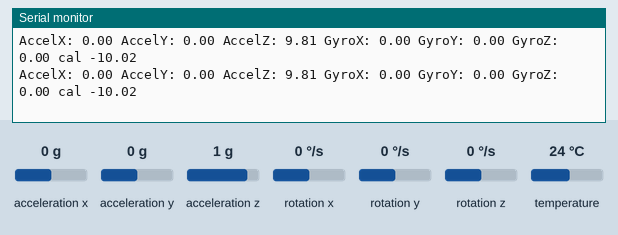
Recording of a sketch running on a simulated Arduino Uno, built with avr-gcc and run on an emulated ATmega328P. On the bench: the last lines printed to the serial monitor. The inputs (shaded band) are chosen by the test bench; at power-on: acceleration x 0 g, acceleration y 0 g, acceleration z 1 g, rotation x 0 °/s, rotation y 0 °/s, rotation z 0 °/s, temperature 24 °C.

Above: at 1.2 s.
1.3 s: acceleration x set to -0.8 g
At 1.5 s:
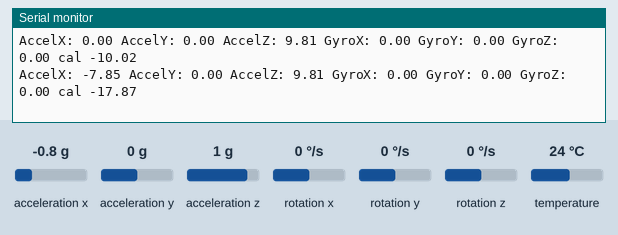
4.3 s: acceleration y set to -1.4 g
At 4.4 s:
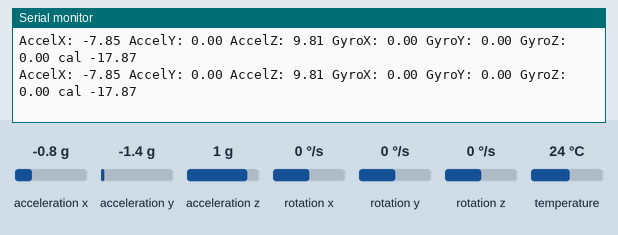
7.3 s: acceleration x set to 0 g
At 7.35 s:
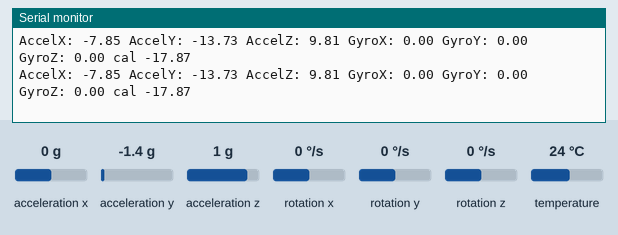
10.3 s: acceleration z set to -1.4 g
At 10.41 s:
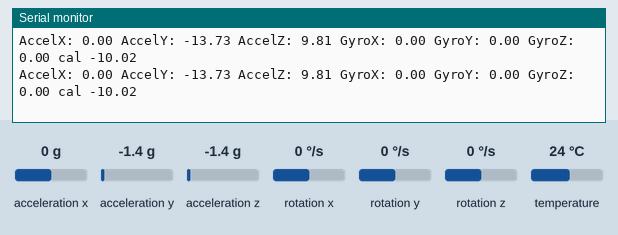
13.3 s: rotation x set to -192 °/s
At 13.38 s:
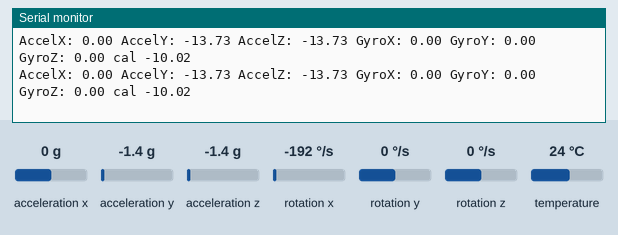
16.3 s: acceleration y set to -0.8 g
At 16.38 s:
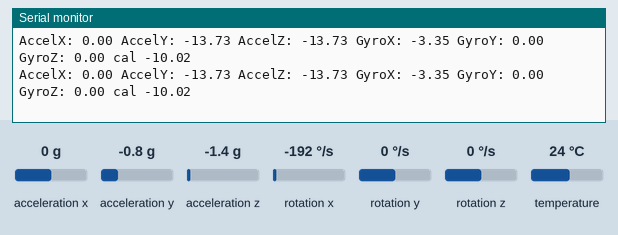
Timing chart, 0 to 19.3 s (numbered marks = the images above; inputs shaded):
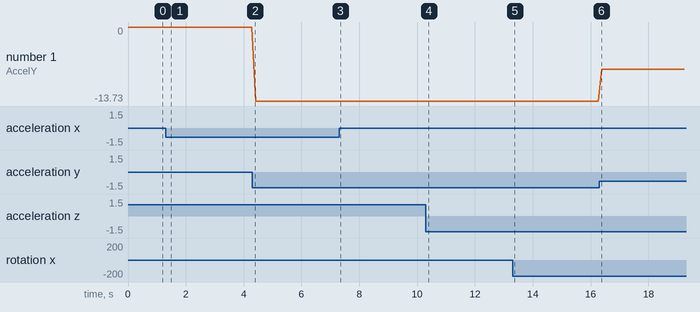

Measured:
- after the input at 1.3 s, the serial monitor: prints a new line after 0.08 s (image 1)
- plotted number 1: 0 → -13.73 after the input at 4.3 s, -13.73 → -7.85 after the input at 16.3 s

The sketch:

cali.ino
```cpp
#include <Wire.h>
#include <Adafruit_Sensor.h>
#include <Adafruit_MPU6050.h>

Adafruit_MPU6050 mpu;
float accelX, accelY, accelZ;
float gyroX, gyroY, gyroZ;

// Apply offsets


void setup() {
  Serial.begin(9600);
  if (!mpu.begin()) {
    Serial.println("Failed to find MPU6050 chip");
    while (1) {
      delay(10);
    }
  }
}

void loop() {
  sensors_event_t a, g, temp;
  mpu.getEvent(&a, &g, &temp);

  Serial.print("AccelX: "); Serial.print(a.acceleration.x);
  Serial.print(" AccelY: "); Serial.print(a.acceleration.y);
  Serial.print(" AccelZ: "); Serial.print(a.acceleration.z);
  Serial.print(" GyroX: "); Serial.print(g.gyro.x);
  Serial.print(" GyroY: "); Serial.print(g.gyro.y);
  Serial.print(" GyroZ: "); Serial.print(g.gyro.z);
  accelX = a.acceleration.x - 10.02;
  Serial.print(" cal "); Serial.print(accelX);


  Serial.println();

  delay(100);
}
```
